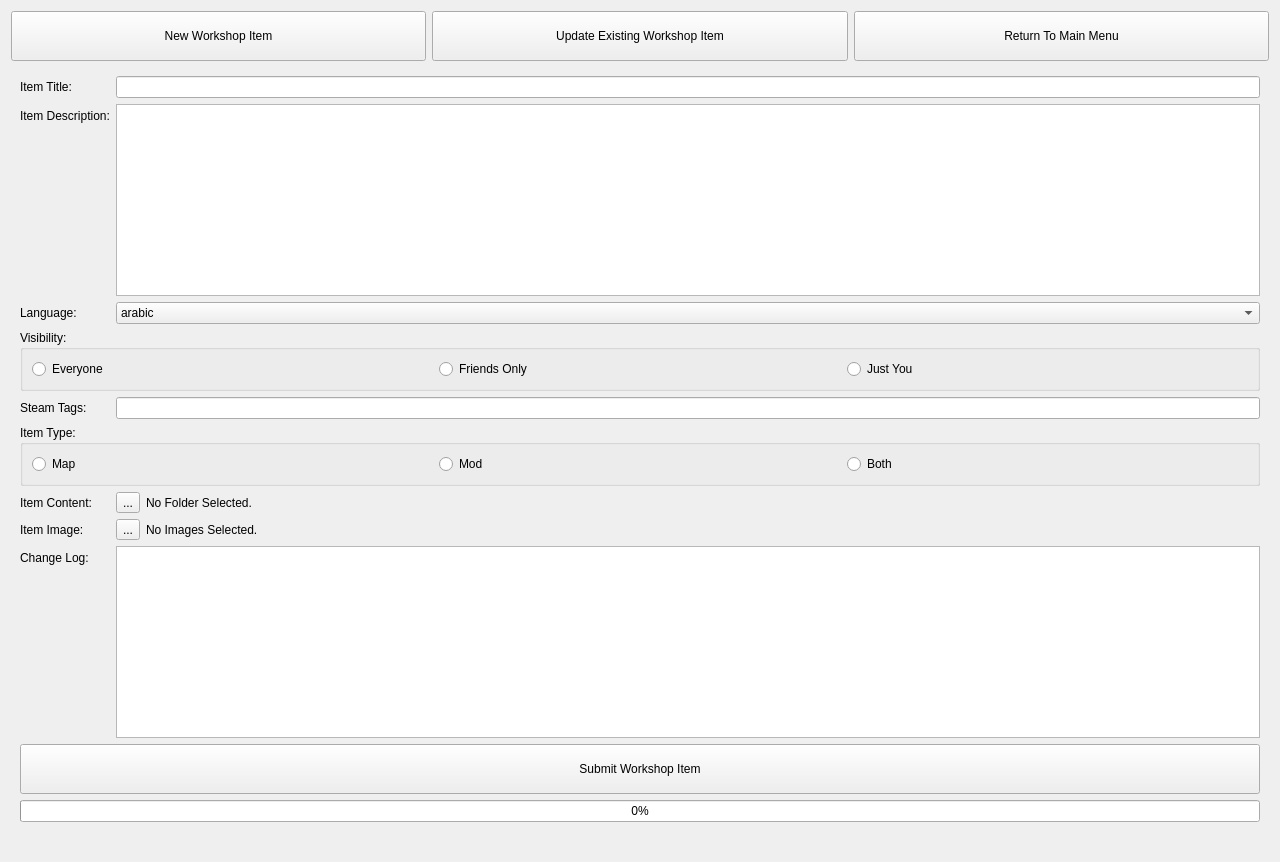
<?xml version="1.0" encoding="UTF-8"?>
<ui version="4.0">
 <class>SteamWorksUploader</class>
 <widget class="QWidget" name="SteamWorksUploader">
  <property name="geometry">
   <rect>
    <x>0</x>
    <y>0</y>
    <width>1280</width>
    <height>720</height>
   </rect>
  </property>
  <property name="windowTitle">
   <string>Form</string>
  </property>
  <layout class="QGridLayout" name="gridLayout">
   <item row="0" column="0">
    <layout class="QHBoxLayout" name="horizontalLayout">
     <property name="sizeConstraint">
      <enum>QLayout::SetDefaultConstraint</enum>
     </property>
     <item>
      <widget class="QPushButton" name="button_CreateANewWorkShopItem">
       <property name="minimumSize">
        <size>
         <width>0</width>
         <height>50</height>
        </size>
       </property>
       <property name="text">
        <string>New Workshop Item</string>
       </property>
      </widget>
     </item>
     <item>
      <widget class="QPushButton" name="button_UpdateWorkShopItem">
       <property name="minimumSize">
        <size>
         <width>0</width>
         <height>50</height>
        </size>
       </property>
       <property name="text">
        <string>Update Existing Workshop Item</string>
       </property>
      </widget>
     </item>
     <item>
      <widget class="QPushButton" name="button_SteamWorkshop_ReturnToMain">
       <property name="minimumSize">
        <size>
         <width>0</width>
         <height>50</height>
        </size>
       </property>
       <property name="text">
        <string>Return To Main Menu</string>
       </property>
      </widget>
     </item>
    </layout>
   </item>
   <item row="2" column="0">
    <spacer name="verticalSpacer">
     <property name="orientation">
      <enum>Qt::Vertical</enum>
     </property>
     <property name="sizeHint" stdset="0">
      <size>
       <width>20</width>
       <height>40</height>
      </size>
     </property>
    </spacer>
   </item>
   <item row="1" column="0">
    <widget class="QFrame" name="frame_UpdateWorkshopItems">
     <property name="sizePolicy">
      <sizepolicy hsizetype="Preferred" vsizetype="MinimumExpanding">
       <horstretch>0</horstretch>
       <verstretch>0</verstretch>
      </sizepolicy>
     </property>
     <layout class="QFormLayout" name="formLayout">
      <property name="fieldGrowthPolicy">
       <enum>QFormLayout::AllNonFixedFieldsGrow</enum>
      </property>
      <item row="0" column="0">
       <widget class="QLabel" name="label">
        <property name="text">
         <string>Item Title:</string>
        </property>
       </widget>
      </item>
      <item row="0" column="1">
       <widget class="QLineEdit" name="line_WorkshopItemTitle">
        <property name="maxLength">
         <number>128</number>
        </property>
       </widget>
      </item>
      <item row="1" column="0">
       <widget class="QLabel" name="label_2">
        <property name="text">
         <string>Item Description:</string>
        </property>
       </widget>
      </item>
      <item row="1" column="1">
       <widget class="QPlainTextEdit" name="textbox_WorkshopItemDescription"/>
      </item>
      <item row="2" column="0">
       <widget class="QLabel" name="label_3">
        <property name="text">
         <string>Language:</string>
        </property>
       </widget>
      </item>
      <item row="2" column="1">
       <widget class="QComboBox" name="combo_WorkshopItem_Language">
        <item>
         <property name="text">
          <string>arabic</string>
         </property>
        </item>
        <item>
         <property name="text">
          <string>bulgarian</string>
         </property>
        </item>
        <item>
         <property name="text">
          <string>schinese</string>
         </property>
        </item>
        <item>
         <property name="text">
          <string>tchinese</string>
         </property>
        </item>
        <item>
         <property name="text">
          <string>czech</string>
         </property>
        </item>
        <item>
         <property name="text">
          <string>danish</string>
         </property>
        </item>
        <item>
         <property name="text">
          <string>dutch</string>
         </property>
        </item>
        <item>
         <property name="text">
          <string>english</string>
         </property>
        </item>
        <item>
         <property name="text">
          <string>finnish</string>
         </property>
        </item>
        <item>
         <property name="text">
          <string>french</string>
         </property>
        </item>
        <item>
         <property name="text">
          <string>german</string>
         </property>
        </item>
        <item>
         <property name="text">
          <string>greek</string>
         </property>
        </item>
        <item>
         <property name="text">
          <string>hungarian</string>
         </property>
        </item>
        <item>
         <property name="text">
          <string>italian</string>
         </property>
        </item>
        <item>
         <property name="text">
          <string>japanese</string>
         </property>
        </item>
        <item>
         <property name="text">
          <string>korean</string>
         </property>
        </item>
        <item>
         <property name="text">
          <string>norwegian</string>
         </property>
        </item>
        <item>
         <property name="text">
          <string>polish</string>
         </property>
        </item>
        <item>
         <property name="text">
          <string>portuguese</string>
         </property>
        </item>
        <item>
         <property name="text">
          <string>brazilian</string>
         </property>
        </item>
        <item>
         <property name="text">
          <string>romanian</string>
         </property>
        </item>
        <item>
         <property name="text">
          <string>russian</string>
         </property>
        </item>
        <item>
         <property name="text">
          <string>spanish</string>
         </property>
        </item>
        <item>
         <property name="text">
          <string>swedish</string>
         </property>
        </item>
        <item>
         <property name="text">
          <string>thai</string>
         </property>
        </item>
        <item>
         <property name="text">
          <string>turkish</string>
         </property>
        </item>
        <item>
         <property name="text">
          <string>ukrainian</string>
         </property>
        </item>
       </widget>
      </item>
      <item row="3" column="0" colspan="2">
       <widget class="QGroupBox" name="groupBox_2">
        <property name="title">
         <string>Visibility:</string>
        </property>
        <layout class="QHBoxLayout" name="horizontalLayout_2">
         <item>
          <widget class="QRadioButton" name="radio_WorkshopItem_Visibility_Everyone">
           <property name="text">
            <string>Everyone</string>
           </property>
          </widget>
         </item>
         <item>
          <widget class="QRadioButton" name="radio_WorkshopItem_Visibility_Friends">
           <property name="text">
            <string>Friends Only</string>
           </property>
          </widget>
         </item>
         <item>
          <widget class="QRadioButton" name="radio_WorkshopItem_Visibility_You">
           <property name="text">
            <string>Just You</string>
           </property>
          </widget>
         </item>
        </layout>
       </widget>
      </item>
      <item row="4" column="0">
       <widget class="QLabel" name="label_4">
        <property name="text">
         <string>Steam Tags:</string>
        </property>
       </widget>
      </item>
      <item row="4" column="1">
       <widget class="QLineEdit" name="line_WorkshopItemTags">
        <property name="maxLength">
         <number>255</number>
        </property>
       </widget>
      </item>
      <item row="6" column="0">
       <widget class="QLabel" name="label_5">
        <property name="text">
         <string>Item Content:</string>
        </property>
       </widget>
      </item>
      <item row="6" column="1">
       <layout class="QHBoxLayout" name="horizontalLayout_3">
        <item>
         <widget class="QToolButton" name="button_WorkshopItem_ContentFolder">
          <property name="text">
           <string>...</string>
          </property>
         </widget>
        </item>
        <item>
         <widget class="QLabel" name="label_WorkshopItem_SelectedFolder">
          <property name="text">
           <string>No Folder Selected.</string>
          </property>
         </widget>
        </item>
       </layout>
      </item>
      <item row="7" column="0">
       <widget class="QLabel" name="label_7">
        <property name="text">
         <string>Item Image:</string>
        </property>
       </widget>
      </item>
      <item row="7" column="1">
       <layout class="QHBoxLayout" name="horizontalLayout_4">
        <item>
         <widget class="QToolButton" name="button_WorkshopItem_PreviewImage">
          <property name="text">
           <string>...</string>
          </property>
         </widget>
        </item>
        <item>
         <widget class="QLabel" name="label_WorkshopItem_SelectedImage">
          <property name="text">
           <string>No Images Selected.</string>
          </property>
         </widget>
        </item>
       </layout>
      </item>
      <item row="5" column="0" colspan="2">
       <widget class="QGroupBox" name="groupBox_3">
        <property name="title">
         <string>Item Type:</string>
        </property>
        <layout class="QHBoxLayout" name="horizontalLayout_5">
         <item>
          <widget class="QRadioButton" name="radio_WorkshopItem_Type_Map">
           <property name="text">
            <string>Map</string>
           </property>
          </widget>
         </item>
         <item>
          <widget class="QRadioButton" name="radio_WorkshopItem_Type_Mod">
           <property name="text">
            <string>Mod</string>
           </property>
          </widget>
         </item>
         <item>
          <widget class="QRadioButton" name="radio_WorkshopItem_Type_Both">
           <property name="text">
            <string>Both</string>
           </property>
          </widget>
         </item>
        </layout>
       </widget>
      </item>
      <item row="9" column="0" colspan="2">
       <widget class="QPushButton" name="button_SubmitWorkshopItem">
        <property name="minimumSize">
         <size>
          <width>0</width>
          <height>50</height>
         </size>
        </property>
        <property name="text">
         <string>Submit Workshop Item</string>
        </property>
       </widget>
      </item>
      <item row="10" column="0" colspan="2">
       <widget class="QProgressBar" name="progressBar_WorkshopUpload">
        <property name="value">
         <number>0</number>
        </property>
       </widget>
      </item>
      <item row="8" column="0">
       <widget class="QLabel" name="label_6">
        <property name="text">
         <string>Change Log:</string>
        </property>
       </widget>
      </item>
      <item row="8" column="1">
       <widget class="QPlainTextEdit" name="textbox_SteamWorkshop_ChangeLog"/>
      </item>
      <item row="11" column="0" colspan="2">
       <widget class="QLabel" name="label_Steamworkshop_UploadStatus">
        <property name="text">
         <string/>
        </property>
       </widget>
      </item>
     </layout>
    </widget>
   </item>
  </layout>
 </widget>
 <resources/>
 <connections/>
</ui>
